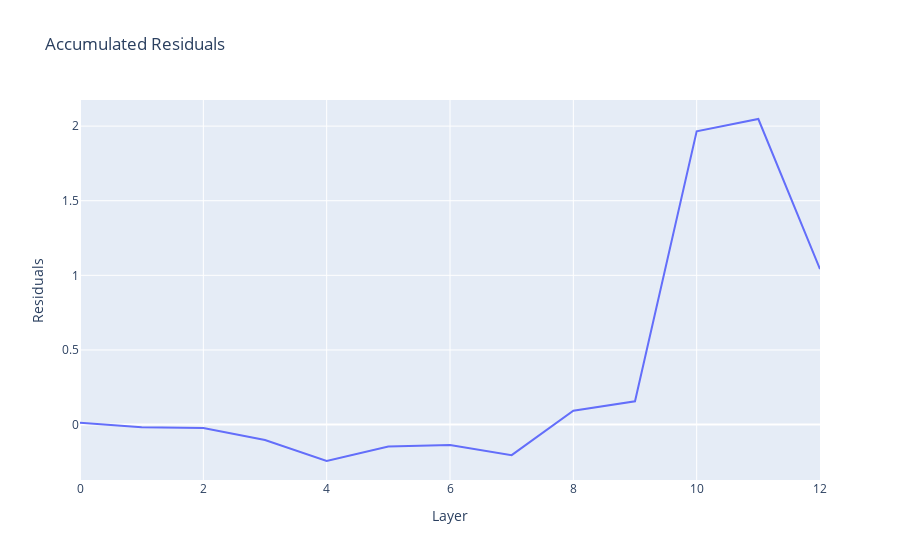

The code cell stored with this chart in its notebook:
### Code cell
accumulated_resid , labels = cache.accumulated_resid(apply_ln= True, return_labels=True)
print(accumulated_resid.shape, len(labels))

accumulated_resid = accumulated_resid[:,-1,:]@model.W_U

line(accumulated_resid[:, answer_token] - accumulated_resid[:, wrong_token], title="Accumulated Residuals", labels={"y": "Residuals", "x": "Layer"})

### Figure 1 — Plotly figure (JSON) as saved in the notebook; plotly's stock layout.template omitted (floating-point values rounded to 4 significant figures)
{"data": [{"hovertemplate": "Layer=%{x}<br>Residuals=%{y}<extra></extra>", "legendgroup": "", "line": {"color": "#636efa", "dash": "solid"}, "marker": {"symbol": "circle"}, "mode": "lines", "name": "", "orientation": "v", "showlegend": false, "type": "scatter", "x": [0, 1, 2, 3, 4, 5, 6, 7, 8, 9, 10, 11, 12], "xaxis": "x", "y": [0.01239, -0.01741, -0.02293, -0.1037, -0.2441, -0.1471, -0.1376, -0.205, 0.09275, 0.1559, 1.965, 2.048, 1.042], "yaxis": "y"}], "layout": {"legend": {"tracegroupgap": 0}, "title": {"text": "Accumulated Residuals"}, "xaxis": {"anchor": "y", "domain": [0, 1], "title": {"text": "Layer"}}, "yaxis": {"anchor": "x", "domain": [0, 1], "title": {"text": "Residuals"}}}}
